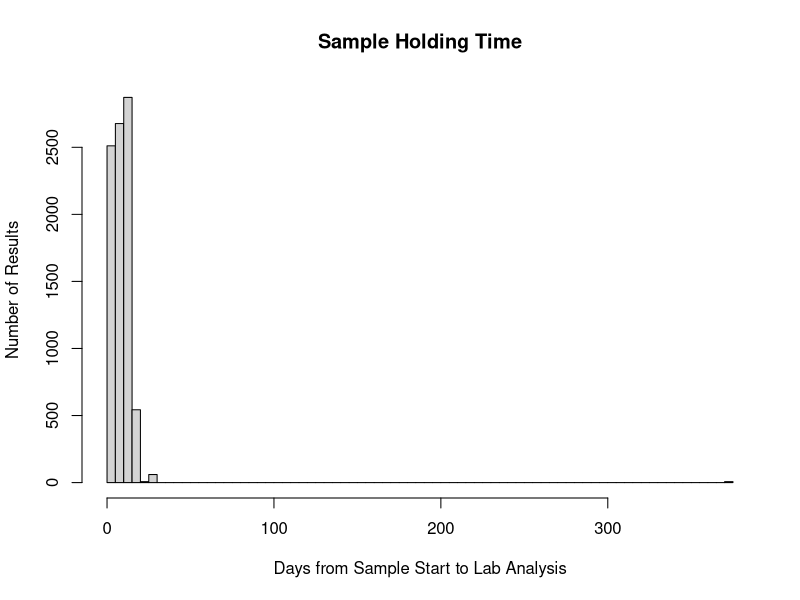
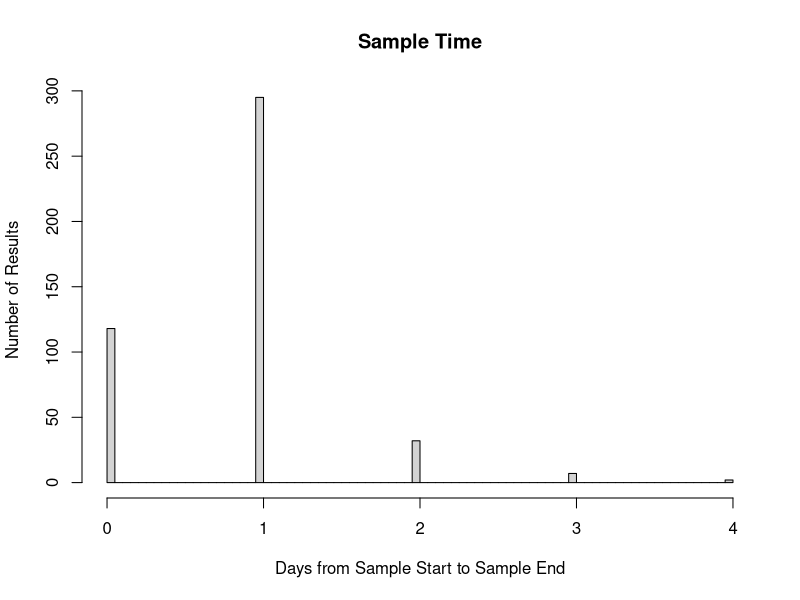
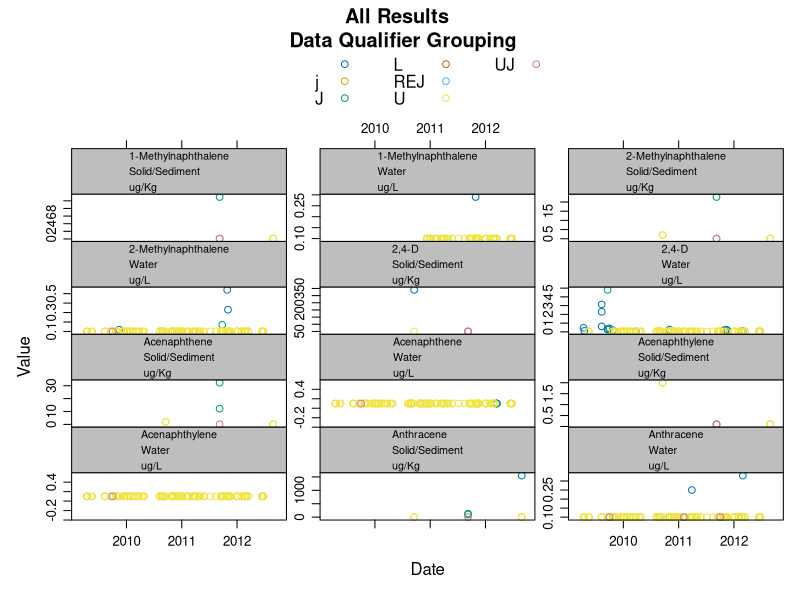
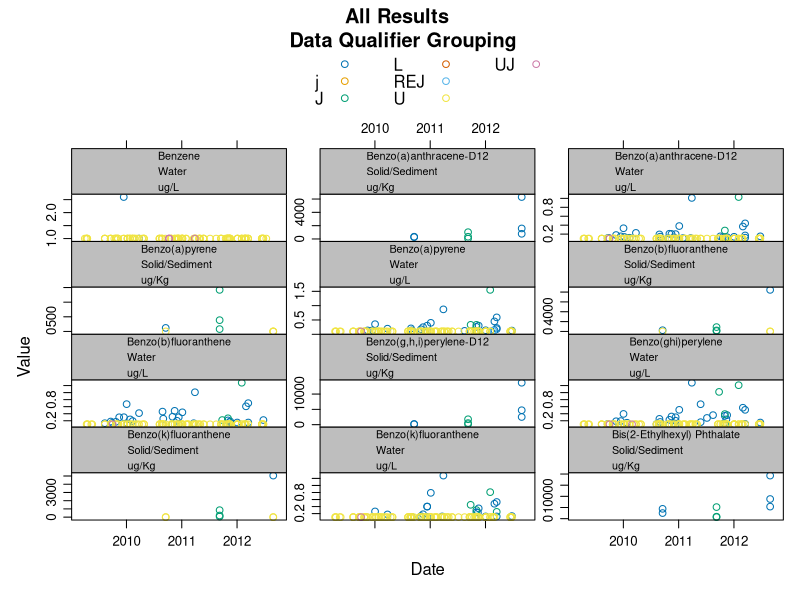
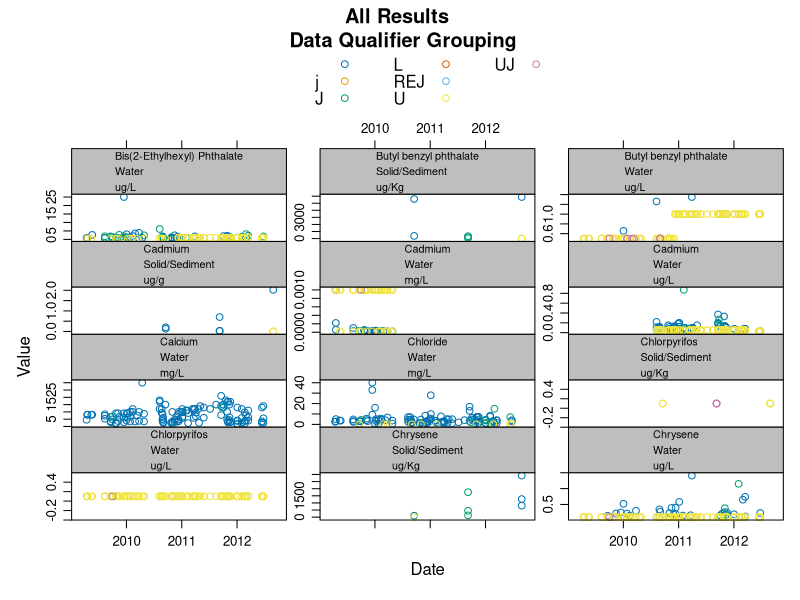
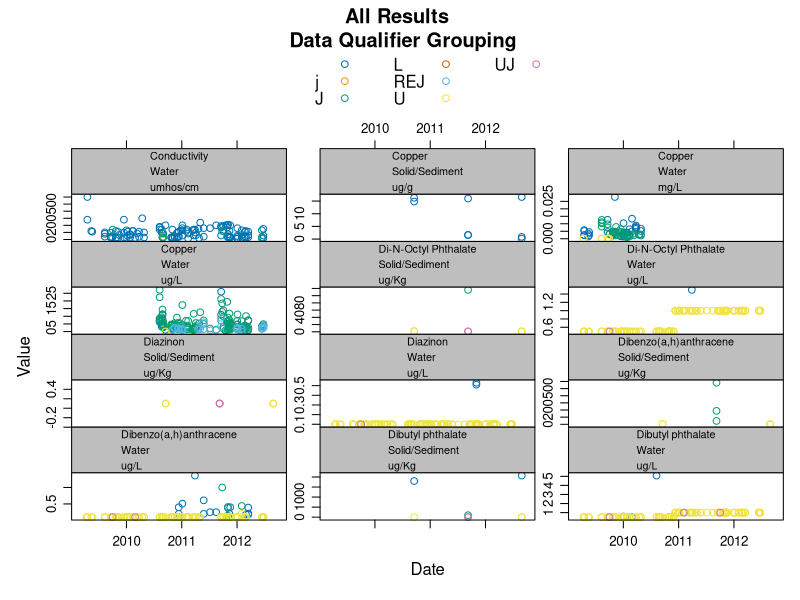
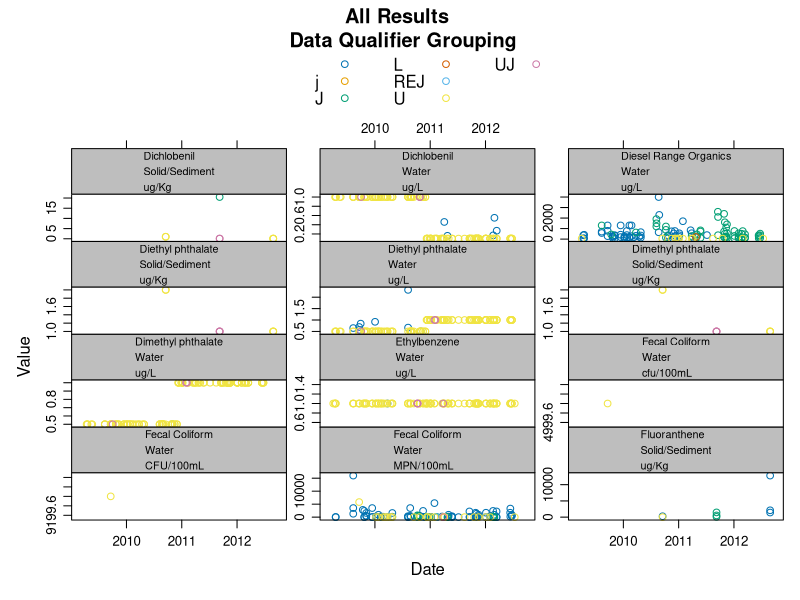
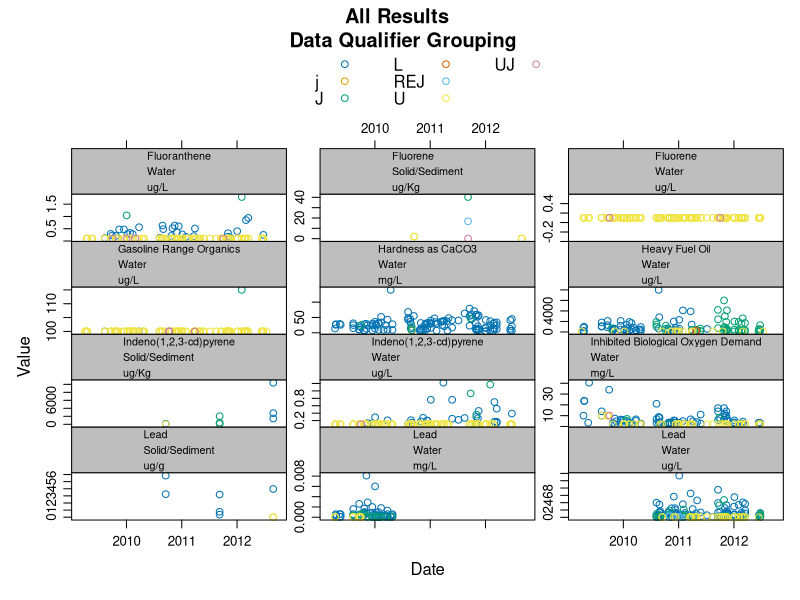

Source code (R) for these figures, in order: (Note: this script raises an error after producing the figures.)
######
# Required for the script to work.  Must be installed.
######
library(sqldf)
library(plyr)
library(lattice)
library(gridExtra)

######
# Import data.  Defaults to a test data set.  
######
eimData <- read.csv("test-data-sw.csv")

# Create "New_Name" column to facilitate summaries.
eimData$New_Name <- apply(eimData, 1, function(row) paste(row["Result_Parameter_Name"], row["Sample_Matrix"], row["Result_Value_Units"], sep="\n"))
eimData <- eimData[with(eimData, order(New_Name)), ]

# Parse out sample timelines
eimData$Collection_Days <- as.numeric(as.Date(eimData$Field_Collection_End_Date, "%m/%d/%Y") - as.Date(eimData$Field_Collection_Start_Date, "%m/%d/%Y"))
eimData$CollectToLab_Days <- as.numeric(as.Date(eimData$Lab_Analysis_Date, "%m/%d/%Y") - as.Date(eimData$Field_Collection_Start_Date, "%m/%d/%Y"))

# Pull in supporting datasets
parameters <- read.csv("parameters.csv")
qualifiers <- read.csv("qualifiers.csv")
colnames(qualifiers) <- c("code", "description")

######
# Visual summaries of the data
######

#Lattice plot of data qualifiers and location IDs.

qualifiersPlot <- xyplot(Result_Value ~ as.Date(Field_Collection_Start_Date, "%m/%d/%Y") | New_Name,
  data   = eimData, 
  groups = Result_Data_Qualifier,
  main   = "All Results \n Data Qualifier Grouping",
  auto.key = list(columns=3),
  layout = c(3,4),
  xlab   = "Date",
  ylab   = "Value",
  strip  = strip.custom(bg = "gray"),
  as.table = TRUE,
  par.strip.text = list(
    lines = 3.5,
    cex   = .65
  ),
  type    = c("p"),
  scales = list(y = list(relation = "free"))
)

#I'm sure there is a way to reuse these variables; unfortunately, update() doesn't work
#  when you change the group, and I can't figure out any other way to do it.
locationsPlot <- xyplot(Result_Value ~ as.Date(Field_Collection_Start_Date, "%m/%d/%Y") | New_Name,
  data   = eimData, 
  groups = Location_ID,
  main   = "All Results \n Location Grouping",
  auto.key = list(columns=3),
  layout = c(3,4),
  xlab   = "Date",
  ylab   = "Value",
  strip  = strip.custom(bg = "gray"),
  as.table = TRUE,
  par.strip.text = list(
   lines = 3.5,
   cex   = .65
  ),
  type    = c("p"),
  scales = list(y = list(relation = "free"))
)

######
# Start writing to PDF
######
pdf("latticePlot.pdf", width=8, height=10.5, paper="letter")

holdingPlot <- hist(eimData$CollectToLab_Days, xlab="Days from Sample Start to Lab Analysis", ylab="Number of Results",
                    main="Sample Holding Time", breaks=100)

collectionPlot <- hist(eimData$Collection_Days, xlab="Days from Sample Start to Sample End", ylab="Number of Results", 
                       main="Sample Time", breaks=100)

print(qualifiersPlot)
print(locationsPlot)



######
# Create tables to summarize data
######

# Count of Results by method
resultCounts <- sqldf("SELECT `Result_Parameter_Name`, `Sample_Matrix`, `Fraction_Analyzed`, `Result_Method`,
  Count(DISTINCT `Location_ID`) AS Locations, Count(`Result_Value`) AS Results
  FROM `eimData`
  GROUP BY `Result_Parameter_Name`, `Sample_Matrix`, `Fraction_Analyzed`, `Result_Method`")

# Summarize subsets of data
summaries <- ddply(
  eimData, 
  .(Location_ID, Result_Parameter_Name, Result_Value_Units, Sample_Matrix, Fraction_Analyzed, Result_Method), 
  summarize, 
  count = signif(length(Result_Value), digits = 3),
  mean  = signif(mean(Result_Value), digits = 3),
  max   = signif(max(Result_Value), digits = 3),
  min   = signif(min(Result_Value), digits = 3),
  q25   = signif(quantile(Result_Value)[2], digits = 3)
)

######
# Create tables of rows with missing/possibly wrong values
######

# Rows with missing required information (required for all Results, not conditionally required)
missingData <- sqldf("SELECT `Result_Parameter_Name`, `Location_ID`, `Study_Specific_Location_ID`, `Field_Collection_Type`, `Field_Collector`,
    `Field_Collection_Start_Date`, `Field_Collection_Start_Time`, `Sample_Matrix`, `Sample_Source`, `Result_Parameter_Name`
    `Result_Value`, `Result_Value_Units`, `Result_Method`
  FROM `eimData`
  WHERE `Study_ID` = '' OR  `Study_ID` IS NULL
    OR `Location_ID` = '' OR  `Location_ID` IS NULL
    OR `Study_Specific_Location_ID` = '' OR  `Study_Specific_Location_ID` IS NULL
    OR `Field_Collection_Type` = '' OR  `Field_Collection_Type` IS NULL
    OR `Field_Collector` = '' OR  `Field_Collector` IS NULL
    OR `Field_Collection_Start_Date` = '' OR  `Field_Collection_Start_Date` IS NULL
    OR `Sample_Matrix` IS NULL OR `Sample_Matrix` NOT IN
      ('Air/Gas', 'Other Liquid', 'Habitat', 'Solid/Sediment', 'Tissue', 'Water')
    OR `Sample_Source` IS NULL OR `Sample_Source` NOT IN
      ('Indoor Air', 'Outdoor Air', 'Landfill Gas', 'Soil Gas', 'Animal Tissue', 'Animal Tissue - Lab Exposure', 'Plant Tissue', 
        'Periphyton', 'Freshwater Taxonomy', 'Salt/Marine Taxonomy', 'Habitat Metrics', 'Freshwater Sediment', 'Brackish Sediment', 
        'Salt/Marine Sediment', 'Freshwater Porewater', 'Brackish Porewater', 'Salt/Marine Porewater', 'Elutriate', 'Rock/Gravel', 
        'Soil', 'CSO Outfall ', 'CSS In-Line ', 'CSS Catch Basin', 'Stormwater BMP Effluent ', 'Stormwater BMP Mid ', 'Stormwater BMP Influent', 
        'Stormwater Catch Basin', 'Stormwater In-Line', 'Stormwater Outfall ', 'Stormwater Sheetflow', 'Precipitation', 'Fresh/Surface Water', 
        'Brackish Water', 'Salt/Marine Water', 'Groundwater', 'Pit Water', 'Precipitation', 'Water Supply', 'Industrial Discharge', 'Source - Other', 
        'WWTP Effluent'
      )
    OR `Result_Parameter_Name` = '' OR `Result_Parameter_Name` IS NULL
    OR `Result_Value` = '' OR `Result_Value` IS NULL
    OR `Result_Value_Units` = '' OR `Result_Value_Units` IS NULL
    OR `Result_Method` = '' OR `Result_Method` IS NULL
")

# Rows with result qualifiers requiring detection & reporting limits
qualifiersRequired <- sqldf("SELECT `Result_Parameter_Name`, `Location_ID`, `Field_Collection_Start_Date`, `Field_Collection_Start_Time`,
  `Result_Data_Qualifier`, `Result_Reporting_Limit`, `Result_Reporting_Limit_Type`,
  `Result_Detection_Limit`, `Result_Detection_Limit_Type`    
  FROM `eimData`
  WHERE length(`Result_Data_Qualifier`) > 0
    AND (`Result_Detection_Limit` IS NULL OR `Result_Detection_Limit` = ''
          OR `Result_Detection_Limit_Type` IS NULL OR `Result_Detection_Limit_Type` NOT IN
            ('MDL','EDL','LOD','IDL','CRDL','UNKNOWN')
          OR `Result_Reporting_Limit` IS NULL OR `Result_Reporting_Limit` = ''
          OR `Result_Reporting_Limit_Type` IS NULL OR `Result_Reporting_Limit_Type` NOT IN
            ('MRL','PQL','EQL','LOQ','SQL','CRQL','LabDef','UNKNOWN')
        )
")

# Rows with detection limits missing detection limit types
missingDL <- sqldf("SELECT `Result_Parameter_Name`, `Location_ID`, `Field_Collection_Start_Date`, `Field_Collection_Start_Time`,
  `Result_Data_Qualifier`, `Result_Reporting_Limit`, `Result_Reporting_Limit_Type`,
  `Result_Detection_Limit`, `Result_Detection_Limit_Type`    
  FROM `eimData`
  WHERE `Result_Detection_Limit` IS NOT NULL
    AND (`Result_Detection_Limit_Type` IS NULL OR `Result_Detection_Limit_Type` = '')
")

# Rows flagged as non-detects or estimates that exceed relevent limits
wrongLimits <- sqldf("SELECT `Result_Parameter_Name`, `Location_ID`, `Field_Collection_Start_Date`, `Field_Collection_Start_Time`,
  `Result_Data_Qualifier`, `Result_Reporting_Limit`, `Result_Reporting_Limit_Type`,
  `Result_Detection_Limit`, `Result_Detection_Limit_Type`, `Result_Value`
  FROM `eimData`
  WHERE (`Result_Data_Qualifier` = 'U' AND `Result_Value` > `Result_Detection_Limit`)
  OR (`Result_Data_Qualifier` = 'J' AND `Result_Value` >  `Result_Reporting_Limit`)
")

# Rows with missing stormwater-specific data.
missingStormwater <- sqldf("SELECT `New_Name`, `Location_ID`, `Field_Collection_Start_Date`, `Field_Collection_Start_Time`,
  `Storm_Event_Qualifier`, `Sample_Collection_Method`, `Result_Value`
  FROM `eimData`
  WHERE `Storm_Event_Qualifier` IS NULL OR `Storm_Event_Qualifier` = ''
  OR `Sample_Collection_Method` IS NULL OR `Sample_Collection_Method` = ''
")

# Rows with missing sediment-specific data.
missingSediment <- sqldf("SELECT `Result_Parameter_Name`, `Sample_Matrix`, `Location_ID`, `Field_Collection_Start_Date`, `Field_Collection_Start_Time`, 
  `Field_Collection_Reference_Point`, `Field_Collection_Upper_Depth`,`Field_Collection_Lower_Depth`,
  `Field_Collection_Depth_Units`, `Result_Basis`, `Sample_Collection_Method`, `Result_Value`
  FROM `eimData`
  WHERE `Sample_Matrix` = 'Solid/Sediment'
  AND (`Field_Collection_Reference_Point` IS NULL OR `Field_Collection_Reference_Point` = ''
  OR `Field_Collection_Upper_Depth` IS NULL OR `Field_Collection_Upper_Depth` = ''
  OR `Field_Collection_Lower_Depth` IS NULL OR `Field_Collection_Lower_Depth` = ''
  OR `Field_Collection_Depth_Units` IS NULL OR `Field_Collection_Depth_Units` = ''
  OR `Result_Basis` IS NULL OR `Result_Basis` = '')
")

# Rows with missing water-specific data.
missingWater <- sqldf("SELECT `New_Name`, `Location_ID`, `Field_Collection_Start_Date`, `Field_Collection_Start_Time`, 
  `Fraction_Analyzed`, `Result_Value`
  FROM `eimData`
  WHERE `Sample_Matrix` = 'Water'
  AND `Fraction_Analyzed` IS NULL OR `Fraction_Analyzed` NOT IN 
    ('Total', 'Dissolved', 'Suspended', 'Lab Leachate')
")

# Sample Results with missing values
missingSample <- sqldf("SELECT `Result_Parameter_Name`, `Location_ID`, `Field_Collection_Start_Date`, `Field_Collection_Start_Time`,
    `Sample_ID`, `Sample_Composite_Flag`, `Lab_Analysis_Date`, `Result_Lab_Name`
  FROM `eimData`
  WHERE `Field_Collection_Type` = 'Sample'
    AND (`Sample_ID` IS NULL OR `Sample_ID` = ''
      OR `Sample_Composite_Flag` IS NULL OR `Sample_Composite_Flag` = ''
      OR `Lab_Analysis_Date` IS NULL OR `Lab_Analysis_Date` = ''
      OR `Result_Lab_Name` IS NULL OR `Result_Lab_Name` = '')
")

# Invalid qualifiers
wrongQualifier <- sqldf("SELECT `New_Name`, `eimData`.`Location_ID`, `eimData`.`Field_Collection_Start_Date`, `eimData`.`Result_Data_Qualifier`
  FROM `eimData`
    LEFT OUTER JOIN `qualifiers`
    ON `eimData`.`Result_Data_Qualifier` = `qualifiers`.`code`
  WHERE `qualifiers`.`code` IS NULL
    AND NOT `Result_Data_Qualifier` = ''
  ORDER BY `Result_Data_Qualifier` DESC
")

# Collection span is not calculable
missingCollectionSpan <- subset(eimData, is.na(eimData$Collection_Days))

######
# Write tables to PDF.
######

grid.newpage()

grid.table(wrongQualifier, 
           gpar.coretext = gpar(fontsize=10), 
           gpar.coltext  = gpar(fontsize=12),
           gpar.rowfill  = gpar(fill="white", col="black"), 
           gpar.colfill  = gpar(fill="white", col="white"),
           gpar.corefill = gpar(fill="white", col="white"),
           core.just="left",
           rows=NULL
           )

dev.off()
